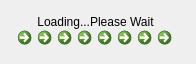
<?xml version="1.0" encoding="UTF-8"?>
<ui version="4.0">
 <class>loading</class>
 <widget class="QWidget" name="loading">
  <property name="geometry">
   <rect>
    <x>0</x>
    <y>0</y>
    <width>196</width>
    <height>64</height>
   </rect>
  </property>
  <property name="windowTitle">
   <string>Loading</string>
  </property>
  <property name="styleSheet">
   <string notr="true"/>
  </property>
  <widget class="QCommandLinkButton" name="commandLinkButton">
   <property name="geometry">
    <rect>
     <x>10</x>
     <y>20</y>
     <width>31</width>
     <height>41</height>
    </rect>
   </property>
   <property name="text">
    <string/>
   </property>
  </widget>
  <widget class="QCommandLinkButton" name="commandLinkButton_2">
   <property name="geometry">
    <rect>
     <x>30</x>
     <y>20</y>
     <width>31</width>
     <height>41</height>
    </rect>
   </property>
   <property name="text">
    <string/>
   </property>
  </widget>
  <widget class="QCommandLinkButton" name="commandLinkButton_3">
   <property name="geometry">
    <rect>
     <x>50</x>
     <y>20</y>
     <width>31</width>
     <height>41</height>
    </rect>
   </property>
   <property name="text">
    <string/>
   </property>
  </widget>
  <widget class="QCommandLinkButton" name="commandLinkButton_4">
   <property name="geometry">
    <rect>
     <x>70</x>
     <y>20</y>
     <width>31</width>
     <height>41</height>
    </rect>
   </property>
   <property name="text">
    <string/>
   </property>
  </widget>
  <widget class="QCommandLinkButton" name="commandLinkButton_5">
   <property name="geometry">
    <rect>
     <x>90</x>
     <y>20</y>
     <width>31</width>
     <height>41</height>
    </rect>
   </property>
   <property name="text">
    <string/>
   </property>
  </widget>
  <widget class="QCommandLinkButton" name="commandLinkButton_6">
   <property name="geometry">
    <rect>
     <x>110</x>
     <y>20</y>
     <width>31</width>
     <height>41</height>
    </rect>
   </property>
   <property name="text">
    <string/>
   </property>
  </widget>
  <widget class="QCommandLinkButton" name="commandLinkButton_7">
   <property name="geometry">
    <rect>
     <x>130</x>
     <y>20</y>
     <width>31</width>
     <height>41</height>
    </rect>
   </property>
   <property name="text">
    <string/>
   </property>
  </widget>
  <widget class="QCommandLinkButton" name="commandLinkButton_8">
   <property name="geometry">
    <rect>
     <x>150</x>
     <y>20</y>
     <width>31</width>
     <height>41</height>
    </rect>
   </property>
   <property name="text">
    <string/>
   </property>
  </widget>
  <widget class="QPushButton" name="pushButton">
   <property name="geometry">
    <rect>
     <x>20</x>
     <y>10</y>
     <width>151</width>
     <height>23</height>
    </rect>
   </property>
   <property name="text">
    <string>Loading...Please Wait</string>
   </property>
   <property name="flat">
    <bool>true</bool>
   </property>
  </widget>
 </widget>
 <resources/>
 <connections/>
</ui>
